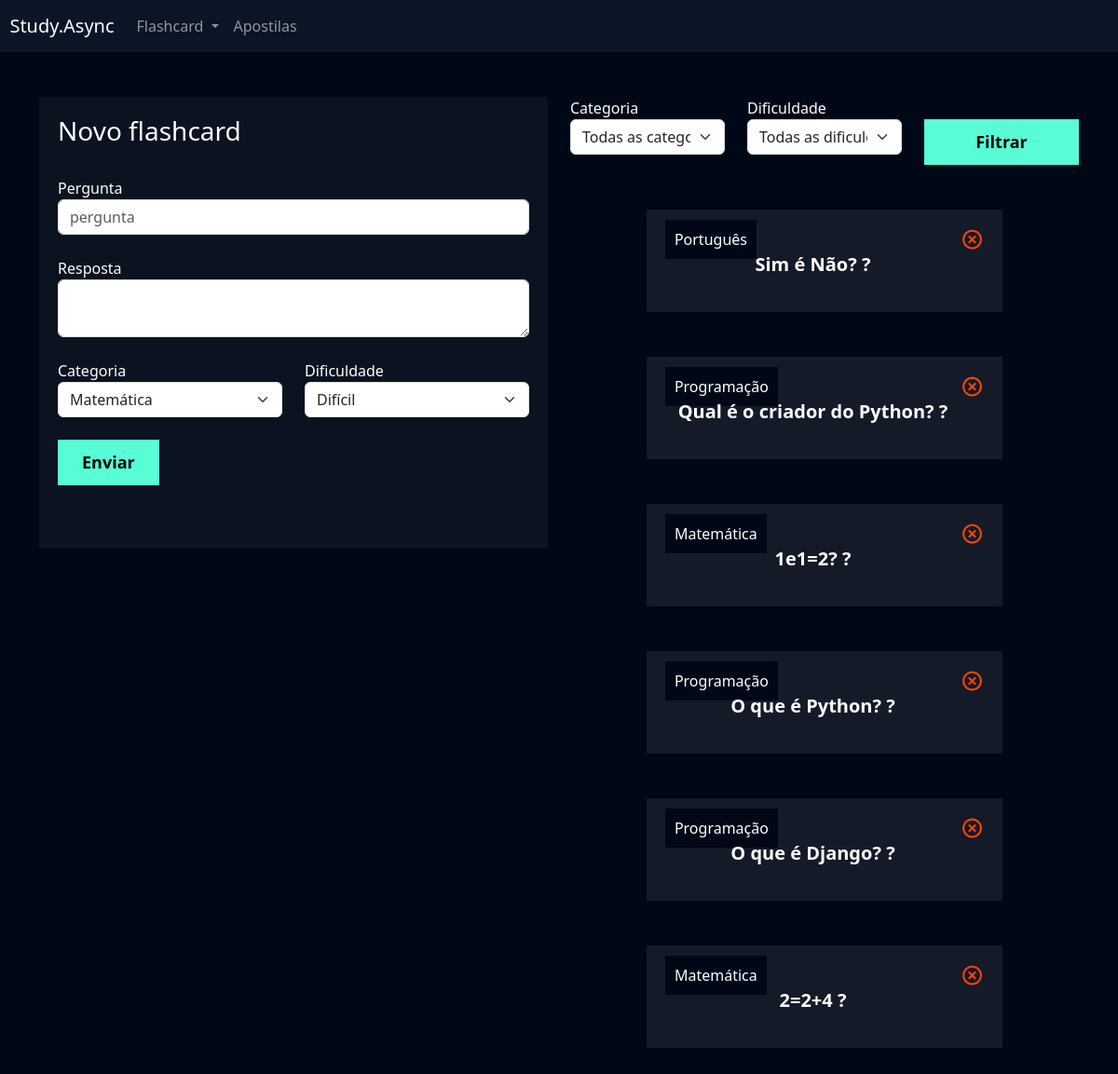
Screenshot of /flashcard/novo_flashcard/ (signed in) with the database file from the repository.
### flashcard/models.py (models this page shows, shortened)
class Flashcard(models.Model):
    DIFICULDADE_CHOICES = (('D', 'Difícil'), ('M', 'Médio'), ('F', 'Fácil'))
    user = models.ForeignKey(User, on_delete=models.DO_NOTHING)
    pergunta = models.CharField(max_length=100)
    resposta = models.TextField()
    categoria = models.ForeignKey(Categoria, on_delete=models.DO_NOTHING)
    dificuldade = models.CharField(max_length=1, choices=DIFICULDADE_CHOICES)

class Categoria(models.Model):
    nome = models.CharField(max_length=20)
    def __str__(self):
        return self.nome

### flashcard/views.py (the view, shortened to what this page needs)
# urls.py: path('novo_flashcard/', views.novo_flashcard, name="novo_flashcard"),
def novo_flashcard(request):
    if not request.user.is_authenticated:
        return redirect('/usuarios/logar')
    if request.method == "GET":
        categorias = Categoria.objects.all()
        dificuldades = Flashcard.DIFICULDADE_CHOICES
        flashcards = Flashcard.objects.filter(user=request.user)
        categoria_filtrar = request.GET.get('categoria')
        dificuldade_filtrar = request.GET.get("dificulfdade")
        if categoria_filtrar:
            flashcards = flashcards.filter(categoria__id=categoria_filtrar)
        if dificuldade_filtrar:
            flashcards = flashcards.filter(dificuldade=dificuldade_filtrar)
        return render(request,'novo_flashcard.html',{'categorias': categorias,'dificuldades': dificuldades,'flashcards': flashcards,})

### flashcard/templates/novo_flashcard.html (shortened to what this page needs)
{% extends "base.html" %}
{% load static %}
{% block 'cabecalho' %}
    <link href="{% static 'usuarios/css/cadastro.css' %}" rel="stylesheet">
    <link href='https://unpkg.com/boxicons@2.1.4/css/boxicons.min.css' rel='stylesheet'>
    <link href="{% static 'flashcard/css/novo_flashcard.css' %}" rel="stylesheet">
{% endblock 'cabecalho' %}
{% block 'conteudo' %}
    {% include "partials/header.html" %}
    <div class="container">
        <br>
        <br>
        <div class="row">
            <div class="col-md">
                <div class="box-form">
                    <form action="{% url 'novo_flashcard' %}" method="POST"> {% csrf_token %}
                        <h3>Novo flashcard</h3>
                        <br>
                        <label>Pergunta</label>
                        <input type="text" class="form-control" placeholder="pergunta" name="pergunta">
                        <br>
                        <label>Resposta</label>
                        <textarea class="form-control" name="resposta"></textarea>
                        <br>
                        <div class="row">
                            <div class="col-md">
                                <label for="">Categoria</label>
                                <select class="form-select" name="categoria">
                                    {% for categoria in categorias %}
                                        <option value="{{categoria.id}}">{{categoria}}</option>
                                    {% endfor %}
                                </select>
                            </div>
                            <div class="col-md">
                                <label for="">Dificuldade</label>
                                <select class="form-select" name="dificuldade">
                                    {% for dificuldade in dificuldades %}
                                        <option value="{{dificuldade.0}}">{{dificuldade.1}}</option>"
                                    {% endfor %}
                                </select>
                            </div>
                        </div>
                        <br>
                        <input type="submit" value="Enviar" class="btn-cadastro">
                        <br>
                        <br>
                        <br>
                    </form>
                </div>
            </div>
            <div class="col-md">
                <form action="{% url 'novo_flashcard' %}" method="GET">
                    <div class="row">
                        <div class="col-md">
                            <label for="">Categoria</label>
                            <select name="categoria" id="" class="form-select">
                                <option value="">Todas as categorias</option>
                            </select>
                        </div>
                        <div class="col-md">
                            <label for="">Dificuldade</label>
                            <select name="dificuldade" id="" class="form-select">
                                <option value="">Todas as dificuldades</option>
                            </select>
                        </div>
                        <div class="col-md">
                            <br>
                            <input type="submit" style="width: 100%" value="Filtrar" class="btn-cadastro">
                        </div>
                    </div>
                </form>
                <br>
                <br>
                {% for flash in flashcards %}
                    <div class="box-new-flashcard" onclick="flip_card({{flash.id}})">
                        <div class="flashcard ">
                            <div class="flashcard-categoria">
                                {{flash.categoria}}
                            </div>
                            <a href="{% url 'deletar_flashcard' flash.id %}"><i class='icone-exit bx bx-x-circle'></i></a>                          <br>
                            <div class="flashcard-box-item">
                                <p class="flashcard-item">{{flash.pergunta}} ?</p>
                            </div>
                        </div>
                    </div>
                    <br>
                    <br>
                {% endfor %}
                <br>
                <br>
            </div>
        </div>
    </div>
{% endblock 'conteudo' %}

### templates/static/geral/css/base.css (style rules this page uses)
:root { --main-color: #0b1526; --dark-color: #000716; --secondary-dark-color: rgb(15, 2, 26); --light-color: #00c1f3; --contrast-color: #f4c96b; --differential-color: #58fcd5; }
body { background-color: var(--dark-color) !important; color: white !important; }

### templates/static/usuarios/css/cadastro.css (style rules this page uses)
* { margin: 0; padding: 0; }
.box-form { padding: 20px; background-color: rgba(217,217,217, .05); color: white !important; }
.btn-cadastro { padding: 10px; background-color: #58fcd5; border: none; border: 1px solid #58fcd5; font-size: 18px; font-weight: bold; padding-left: 25px; padding-right: 25px; }

### templates/static/flashcard/css/novo_flashcard.css (style rules this page uses)
.box-new-flashcard { width: 70%; margin: auto; }
.flashcard { background-color: rgba(255, 255, 255, .08); padding: 20px; }
.flashcard-box-item { text-align: center; }
.flashcard p { font-size: 20px; font-weight: bold; cursor: pointer; }
.flashcard-categoria { background-color: var(--dark-color); display: inline; padding: 10px; }
.icone-exit { float: right; font-size: 25px; color: orangered; }

### rows the page displays
Flashcard: categoria "Português", pergunta "Sim é Não?"
Flashcard: categoria "Programação", pergunta "Qual é o criador do Python?"
Flashcard: categoria "Matemática", pergunta "1e1=2?"
Flashcard: categoria "Programação", pergunta "O que é Python?"
Flashcard: categoria "Programação", pergunta "O que é Django?"
Flashcard: categoria "Matemática", pergunta "2=2+4"

### other values shown
form field categoria "Matemática"
form field dificuldade "Difícil"
